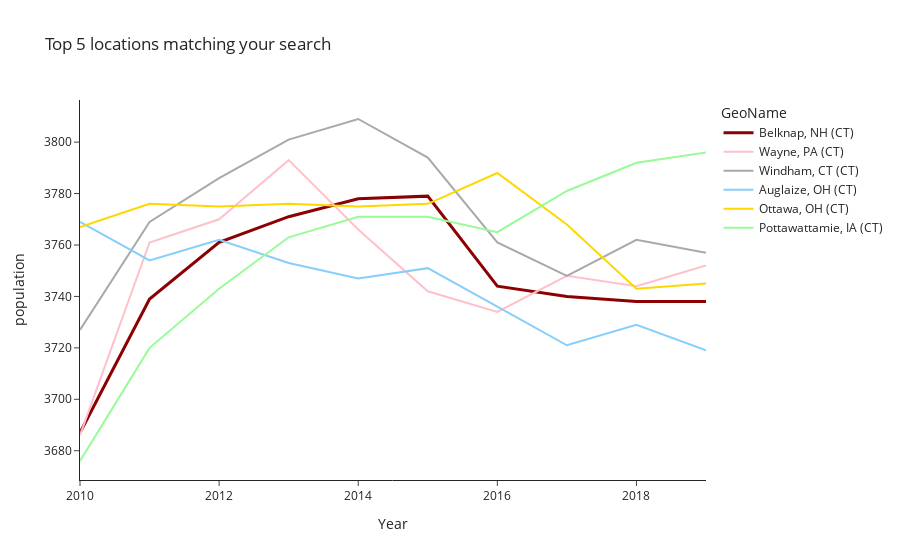

Here is the notebook cell this chart was saved with:
### Code cell
import random
import cProfile


#variables = list_available_features(level='census_tract')
time_periods = ['pre_2020', 'post_2020']  

#variable = random.choice(variables)
variable = 'population'
ct_time_period = random.choice(time_periods)

data = CTDataGrabberCSV(ct_time_period=ct_time_period)
data.get_features_wide([variable])
var = data.wide[variable]

fips = random.choice(list(var['GeoFIPS']))



def basic_run_ctfips():

    f = CTFipsQuery(
        fips,
        variable,
        ct_time_period=ct_time_period,
    )
 
    f.find_euclidean_kins()
    f.show_kins_plot()
    

profiler_basic_ctfips = cProfile.Profile()

profiler_basic_ctfips.enable()
basic_run_ctfips()
profiler_basic_ctfips.disable()

profiler_basic_ctfips.print_stats(sort='cumulative')

### Figure 1 — Plotly figure (JSON) as saved in the notebook; plotly's stock layout.template omitted (floating-point values rounded to 4 significant figures)
{"data": [{"line": {"color": "darkred", "width": 3}, "mode": "lines", "name": "Belknap, NH (CT)", "text": "Belknap, NH (CT)", "textposition": "top right", "type": "scatter", "x": [2010, 2011, 2012, 2013, 2014, 2015, 2016, 2017, 2018, 2019], "y": [3687, 3739, 3761, 3771, 3778, 3779, 3744, 3740, 3738, 3738]}, {"line": {"color": "#FFC0CB"}, "mode": "lines", "name": "Wayne, PA (CT)", "text": "Wayne, PA (CT)", "textposition": "top right", "type": "scatter", "x": [2010, 2011, 2012, 2013, 2014, 2015, 2016, 2017, 2018, 2019], "y": [3686, 3761, 3770, 3793, 3766, 3742, 3734, 3748, 3744, 3752]}, {"line": {"color": "#A9A9A9"}, "mode": "lines", "name": "Windham, CT (CT)", "text": "Windham, CT (CT)", "textposition": "top right", "type": "scatter", "x": [2010, 2011, 2012, 2013, 2014, 2015, 2016, 2017, 2018, 2019], "y": [3727, 3769, 3786, 3801, 3809, 3794, 3761, 3748, 3762, 3757]}, {"line": {"color": "#87CEFA"}, "mode": "lines", "name": "Auglaize, OH (CT)", "text": "Auglaize, OH (CT)", "textposition": "top right", "type": "scatter", "x": [2010, 2011, 2012, 2013, 2014, 2015, 2016, 2017, 2018, 2019], "y": [3769, 3754, 3762, 3753, 3747, 3751, 3736, 3721, 3729, 3719]}, {"line": {"color": "#FFD700"}, "mode": "lines", "name": "Ottawa, OH (CT)", "text": "Ottawa, OH (CT)", "textposition": "top right", "type": "scatter", "x": [2010, 2011, 2012, 2013, 2014, 2015, 2016, 2017, 2018, 2019], "y": [3767, 3776, 3775, 3776, 3775, 3776, 3788, 3768, 3743, 3745]}, {"line": {"color": "#98FB98"}, "mode": "lines", "name": "Pottawattamie, IA (CT)", "text": "Pottawattamie, IA (CT)", "textposition": "top right", "type": "scatter", "x": [2010, 2011, 2012, 2013, 2014, 2015, 2016, 2017, 2018, 2019], "y": [3676, 3720, 3743, 3763, 3771, 3771, 3765, 3781, 3792, 3796]}], "layout": {"legend": {"title": {"text": "GeoName"}}, "title": {"text": "Top 5 locations matching your search"}, "xaxis": {"title": {"text": "Year"}}, "yaxis": {"title": {"text": "population"}}}}
